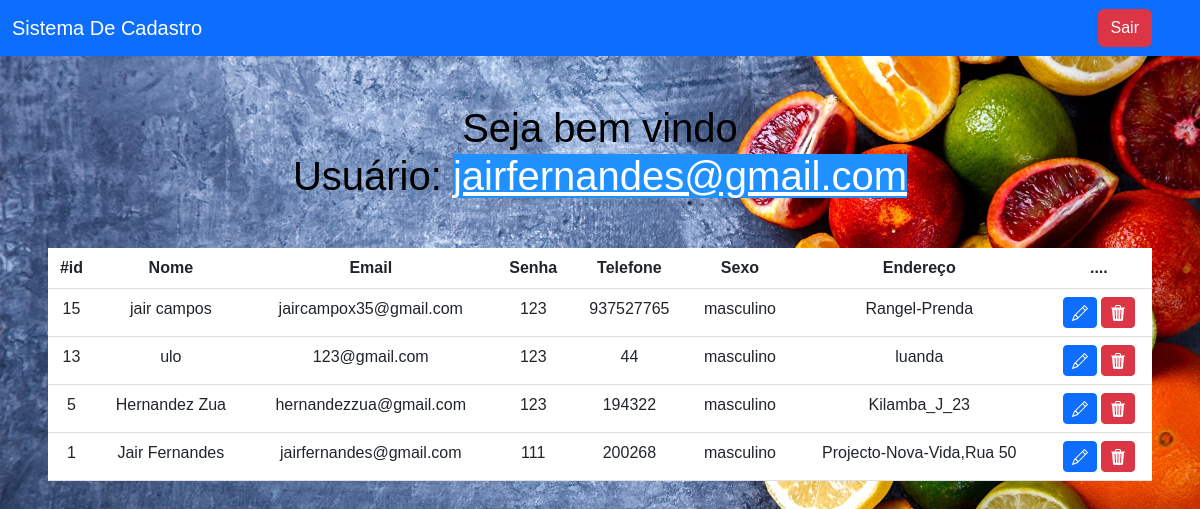
/sistema.php (signed in), run on the app's committed database.
### tables this page shows
CREATE TABLE `usuarios` (
  `id` int(11) NOT NULL AUTO_INCREMENT,
  `nome` varchar(45) NOT NULL,
  `email` varchar(100) NOT NULL,
  `senha` varchar(45) NOT NULL,
  `telefone` varchar(15) NOT NULL,
  `sexo` varchar(45) NOT NULL,
  `endereco` varchar(45) NOT NULL,
  PRIMARY KEY (`id`)
);

### sistema.php (the view, shortened to what this page needs)
<?php
include 'config.php';
    $logado = $_SESSION['email'];
    $sql = "SELECT * FROM usuarios ORDER BY id DESC  ";
    $result = $conexao -> query($sql);
?>
    <!DOCTYPE html>
    <html lang="pt-pt">
    <head>
        <link href="https://cdn.jsdelivr.net/npm/bootstrap@5.3.0/dist/css/bootstrap.min.css" rel="stylesheet">
    </head>
    <body>
        <nav class="navbar navbar-expand-lg navbar-dark bg-primary">
            <div class="container-fluid">
                <a  class="navbar-brand" href="a">Sistema De Cadastro</a>
            </div>
            <div class="d-flex">
                <a href="sair.php" class="btn btn-danger me-5">Sair</a>
            </div>
        </nav>
        <?php
            echo "<h1><br>Seja bem vindo <br> Usuário: <u>$logado</u></h1> ";
        ?>
        <div class="m-5">
            <table class="table text-white table-bg">
                <thead>
                    <tr>
                    <th scope="col">#id</th>
                    <th scope="col">Nome</th>
                    <th scope="col">Email</th>
                    <th scope="col">Senha</th>
                    <th scope="col">Telefone</th>
                    <th scope="col">Sexo</th>
                    <th scope="col">Endereço</th>
                    <th scope="col">....</th>
                    </tr>
                </thead>
                <tbody>
                    <?php
                        while($user_data = mysqli_fetch_assoc($result))
                        {
                            echo "<tr>";
                            echo "<td>" .$user_data['id']."</td>";
                            echo "<td>" .$user_data['nome']."</td>";
                            echo "<td>" .$user_data['email']."</td>";
                            echo "<td>" .$user_data['senha']."</td>";
                            echo "<td>" .$user_data['telefone']."</td>";
                            echo "<td>" .$user_data['sexo']."</td>";
                            echo "<td>" .$user_data['endereco']."</td>";
                            echo "<td>
                                <a class ='btn btn-sm btn-primary' href='edit.php?id=$user_data[id]'>
                                <svg xmlns='http://www.w3.org/2000/svg' width='16' height='16' fill='currentColor' class='bi bi-pencil' viewBox='0 0 16 16'>
                                <path d='M12.146.146a.5.5 0 0 1 .708 0l3 3a.5.5 0 0 1 0 .708l-10 10a.5.5 0 0 1-.168.11l-5 2a.5.5 0 0 1-.65-.65l2-5a.5.5 0 0 1 .11-.168l10-10zM11.207 2.5 13.5 4.793 14.793 3.5 12.5 1.207 11.207 2.5zm1.586 3L10.5 3.207 4 9.707V10h.5a.5.5 0 0 1 .5.5v.5h.5a.5.5 0 0 1 .5.5v.5h.293l6.5-6.5zm-9.761 5.175-.106.106-1.528 3.821 3.821-1.528.106-.106A.5.5 0 0 1 5 12.5V12h-.5a.5.5 0 0 1-.5-.5V11h-.5a.5.5 0 0 1-.468-.325z'/>
                                </svg>
                                </a>
                               <a class ='btn btn-sm btn-danger' href='delete.php?id=$user_data[id]'>
                               <svg xmlns='http://www.w3.org/2000/svg' width='16' height='16' fill='currentColor' class='bi bi-trash3-fill' viewBox='0 0 16 16'>
                                 <path d='M11 1.5v1h3.5a.5.5 0 0 1 0 1h-.538l-.853 10.66A2 2 0 0 1 11.115 16h-6.23a2 2 0 0 1-1.994-1.84L2.038 3.5H1.5a.5.5 0 0 1 0-1H5v-1A1.5 1.5 0 0 1 6.5 0h3A1.5 1.5 0 0 1 11 1.5Zm-5 0v1h4v-1a.5.5 0 0 0-.5-.5h-3a.5.5 0 0 0-.5.5ZM4.5 5.029l.5 8.5a.5.5 0 1 0 .998-.06l-.5-8.5a.5.5 0 1 0-.998.06Zm6.53-.528a.5.5 0 0 0-.528.47l-.5 8.5a.5.5 0 0 0 .998.058l.5-8.5a.5.5 0 0 0-.47-.528ZM8 4.5a.5.5 0 0 0-.5.5v8.5a.5.5 0 0 0 1 0V5a.5.5 0 0 0-.5-.5Z''/>
                               </svg>
                            </td>";
                            echo "</tr>";
                        }
                    ?>
                </tbody>
            </table>
        </div>
    </body>
    </html>

### sistema.php (style rules this page uses)
body { font-family: Arial, Helvetica, sans-serif; background:linear-gradient(to right, rgb(20,147,220), rgb(17,54,71)); background-image: url(./img/img09.jpg); background-size: cover; background-repeat: no-repeat; color:black; text-align: center; font-size: 1rem; }
.table { text-decoration: none; background-color: black; border-radius: 5px; }
.table-bg { background: rgba(0, 0, 0, 0.9); }
.navbar, .navbar-expand-lg ,.navbar-dark ,.bg-primary { background-color: green; }
u { color: white; background-color: dodgerblue; }

### data on the page
usuarios: id "15", nome "jair campos", email "jaircampox35@gmail.com", senha "123", telefone "937527765", sexo "masculino", endereco "Rangel-Prenda"
usuarios: id "13", nome "ulo", email "123@gmail.com", senha "123", telefone "44", sexo "masculino", endereco "luanda"
usuarios: id "5", nome "Hernandez Zua", email "hernandezzua@gmail.com", senha "123", telefone "194322", sexo "masculino", endereco "Kilamba_J_23"
usuarios: id "1", nome "Jair Fernandes", email "jairfernandes@gmail.com", senha "111", telefone "200268", sexo "masculino", endereco "Projecto-Nova-Vida,Rua 50"

### other printed values
$logado "jairfernandes@gmail.com"
